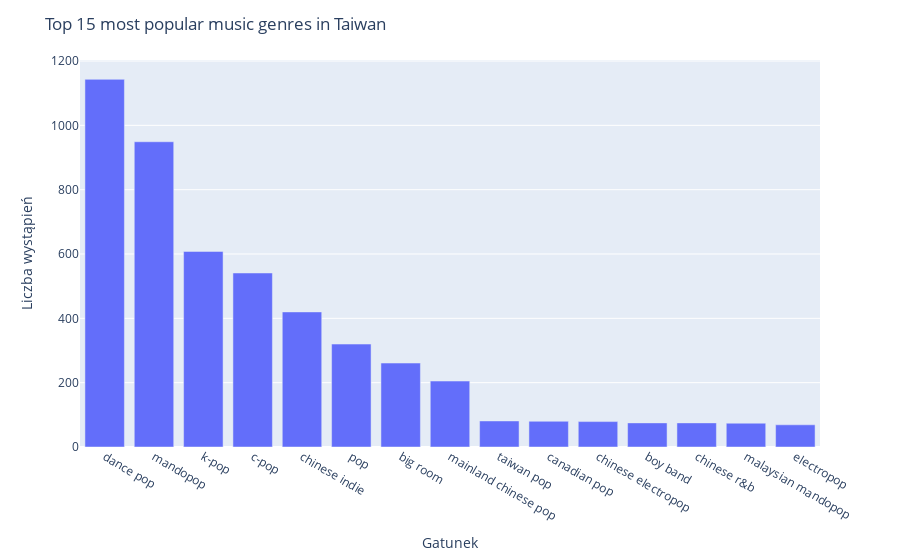

Here is the notebook cell this chart was saved with:
### Code cell
#Display the top 10 most popular music genres for the selected country

Wprowadź_kraj = input("Please enter the name of the country for which you would like to see the top 15 music genres: ")
nowy_df = df.loc[fd['Country'] == Wprowadź_kraj, ['Genre', 'Country']]
zliczanie = nowy_df['Genre'].value_counts()
zliczanie.columns = ['Genre', 'Counts'] 
top5_counts = nowy_df['Genre'].value_counts().nlargest(15).reset_index().rename(columns={'Genre': 'Counts', 'index': 'Genre'})

fig = px.bar(nowy_df, x=top5_counts['Genre'], y=top5_counts['Counts'], labels={'x':'Gatunek', 'y':'Liczba wystąpień'})
fig.update_layout(title=f"Top 15 most popular music genres in {Wprowadź_kraj}")
fig.show()

### Figure 1 — Plotly figure (JSON) as saved in the notebook; plotly's stock layout.template omitted (floating-point values rounded to 4 significant figures)
{"data": [{"alignmentgroup": "True", "hovertemplate": "Gatunek=%{x}<br>Liczba wystąpień=%{y}<extra></extra>", "legendgroup": "", "marker": {"color": "#636efa", "pattern": {"shape": ""}}, "name": "", "offsetgroup": "", "orientation": "v", "showlegend": false, "textposition": "auto", "type": "bar", "x": ["dance pop", "mandopop", "k-pop", "c-pop", "chinese indie", "pop", "big room", "mainland chinese pop", "taiwan pop", "canadian pop", "chinese electropop", "boy band", "chinese r&b", "malaysian mandopop", "electropop"], "xaxis": "x", "y": [1143, 949, 608, 541, 420, 320, 261, 205, 81, 80, 79, 75, 75, 74, 69], "yaxis": "y"}], "layout": {"autosize": true, "barmode": "relative", "legend": {"tracegroupgap": 0}, "margin": {"t": 60}, "title": {"text": "Top 15 most popular music genres in Taiwan"}, "xaxis": {"anchor": "y", "autorange": true, "domain": [0, 1], "range": [-0.5, 14.5], "title": {"text": "Gatunek"}, "type": "category"}, "yaxis": {"anchor": "x", "autorange": true, "domain": [0, 1], "range": [0, 1203.0], "title": {"text": "Liczba wystąpień"}, "type": "linear"}}}
